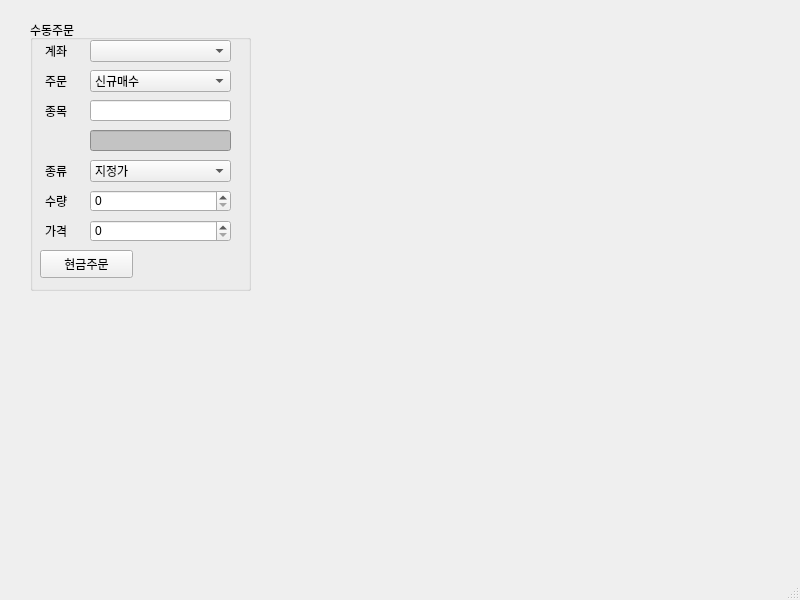
<?xml version="1.0" encoding="UTF-8"?>
<ui version="4.0">
 <class>MainWindow</class>
 <widget class="QMainWindow" name="MainWindow">
  <property name="geometry">
   <rect>
    <x>0</x>
    <y>0</y>
    <width>800</width>
    <height>600</height>
   </rect>
  </property>
  <property name="windowTitle">
   <string>StockT v0.2</string>
  </property>
  <property name="windowIcon">
   <iconset>
    <normaloff>Stocks-icon.png</normaloff>Stocks-icon.png</iconset>
  </property>
  <widget class="QWidget" name="centralwidget">
   <widget class="QGroupBox" name="groupBox">
    <property name="geometry">
     <rect>
      <x>30</x>
      <y>20</y>
      <width>221</width>
      <height>271</height>
     </rect>
    </property>
    <property name="title">
     <string>수동주문</string>
    </property>
    <widget class="QLabel" name="label">
     <property name="geometry">
      <rect>
       <x>15</x>
       <y>23</y>
       <width>64</width>
       <height>15</height>
      </rect>
     </property>
     <property name="text">
      <string>계좌</string>
     </property>
    </widget>
    <widget class="QLabel" name="label_2">
     <property name="geometry">
      <rect>
       <x>15</x>
       <y>53</y>
       <width>64</width>
       <height>15</height>
      </rect>
     </property>
     <property name="text">
      <string>주문</string>
     </property>
    </widget>
    <widget class="QLabel" name="label_3">
     <property name="geometry">
      <rect>
       <x>15</x>
       <y>83</y>
       <width>64</width>
       <height>15</height>
      </rect>
     </property>
     <property name="text">
      <string>종목</string>
     </property>
    </widget>
    <widget class="QLabel" name="label_4">
     <property name="geometry">
      <rect>
       <x>15</x>
       <y>143</y>
       <width>64</width>
       <height>15</height>
      </rect>
     </property>
     <property name="text">
      <string>종류</string>
     </property>
    </widget>
    <widget class="QLabel" name="label_5">
     <property name="geometry">
      <rect>
       <x>15</x>
       <y>173</y>
       <width>64</width>
       <height>15</height>
      </rect>
     </property>
     <property name="text">
      <string>수량</string>
     </property>
    </widget>
    <widget class="QLabel" name="label_6">
     <property name="geometry">
      <rect>
       <x>15</x>
       <y>203</y>
       <width>64</width>
       <height>15</height>
      </rect>
     </property>
     <property name="text">
      <string>가격</string>
     </property>
    </widget>
    <widget class="QComboBox" name="comboBox">
     <property name="geometry">
      <rect>
       <x>60</x>
       <y>20</y>
       <width>141</width>
       <height>22</height>
      </rect>
     </property>
    </widget>
    <widget class="QComboBox" name="comboBox_2">
     <property name="geometry">
      <rect>
       <x>60</x>
       <y>50</y>
       <width>141</width>
       <height>22</height>
      </rect>
     </property>
     <item>
      <property name="text">
       <string>신규매수</string>
      </property>
     </item>
     <item>
      <property name="text">
       <string>신규매도</string>
      </property>
     </item>
     <item>
      <property name="text">
       <string>매수취소</string>
      </property>
     </item>
     <item>
      <property name="text">
       <string>매도취소</string>
      </property>
     </item>
    </widget>
    <widget class="QComboBox" name="comboBox_3">
     <property name="geometry">
      <rect>
       <x>60</x>
       <y>140</y>
       <width>141</width>
       <height>22</height>
      </rect>
     </property>
     <item>
      <property name="text">
       <string>지정가</string>
      </property>
     </item>
     <item>
      <property name="text">
       <string>시장가</string>
      </property>
     </item>
    </widget>
    <widget class="QLineEdit" name="lineEdit">
     <property name="geometry">
      <rect>
       <x>60</x>
       <y>80</y>
       <width>141</width>
       <height>21</height>
      </rect>
     </property>
    </widget>
    <widget class="QLineEdit" name="lineEdit_2">
     <property name="geometry">
      <rect>
       <x>60</x>
       <y>110</y>
       <width>141</width>
       <height>21</height>
      </rect>
     </property>
     <property name="styleSheet">
      <string notr="true">background-color: rgb(195, 195, 195);</string>
     </property>
    </widget>
    <widget class="QSpinBox" name="spinBox">
     <property name="geometry">
      <rect>
       <x>60</x>
       <y>170</y>
       <width>141</width>
       <height>22</height>
      </rect>
     </property>
     <property name="maximum">
      <number>10000000</number>
     </property>
    </widget>
    <widget class="QSpinBox" name="spinBox_2">
     <property name="geometry">
      <rect>
       <x>60</x>
       <y>200</y>
       <width>141</width>
       <height>22</height>
      </rect>
     </property>
     <property name="maximum">
      <number>10000000</number>
     </property>
     <property name="singleStep">
      <number>50</number>
     </property>
    </widget>
    <widget class="QPushButton" name="pushButton">
     <property name="geometry">
      <rect>
       <x>10</x>
       <y>230</y>
       <width>93</width>
       <height>28</height>
      </rect>
     </property>
     <property name="text">
      <string>현금주문</string>
     </property>
    </widget>
   </widget>
  </widget>
  <widget class="QMenuBar" name="menubar">
   <property name="geometry">
    <rect>
     <x>0</x>
     <y>0</y>
     <width>800</width>
     <height>26</height>
    </rect>
   </property>
  </widget>
  <widget class="QStatusBar" name="statusbar"/>
 </widget>
 <resources/>
 <connections/>
</ui>
